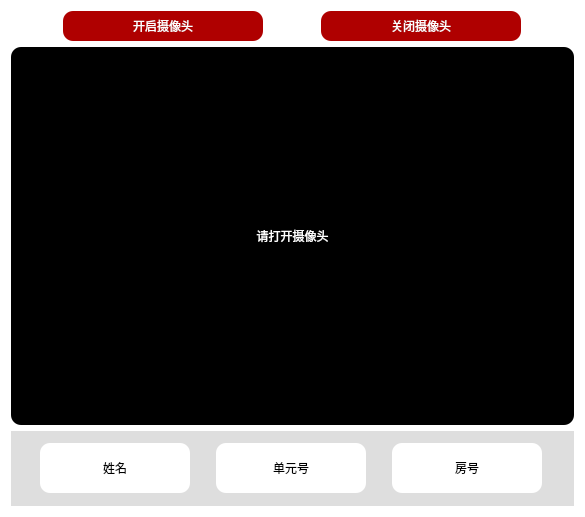
<?xml version="1.0" encoding="UTF-8"?>
<ui version="4.0">
 <class>FPD</class>
 <widget class="QWidget" name="FPD">
  <property name="geometry">
   <rect>
    <x>0</x>
    <y>0</y>
    <width>585</width>
    <height>517</height>
   </rect>
  </property>
  <property name="windowTitle">
   <string>FPD人脸识别门禁系统</string>
  </property>
  <property name="styleSheet">
   <string notr="true">background-color: rgb(255, 255, 255);</string>
  </property>
  <layout class="QVBoxLayout" name="verticalLayout">
   <item>
    <layout class="QHBoxLayout" name="horizontalLayout_2">
     <item>
      <widget class="QPushButton" name="open_carmera_btn">
       <property name="sizePolicy">
        <sizepolicy hsizetype="Minimum" vsizetype="Fixed">
         <horstretch>0</horstretch>
         <verstretch>1</verstretch>
        </sizepolicy>
       </property>
       <property name="minimumSize">
        <size>
         <width>0</width>
         <height>30</height>
        </size>
       </property>
       <property name="maximumSize">
        <size>
         <width>200</width>
         <height>50</height>
        </size>
       </property>
       <property name="styleSheet">
        <string notr="true">background-color: rgb(175, 0, 0);
font: 10pt &quot;Agency FB&quot;;
border:1px,solid,rgb(255, 255, 255);
color: rgb(255, 255, 255);
border-radius:10px</string>
       </property>
       <property name="text">
        <string>开启摄像头</string>
       </property>
      </widget>
     </item>
     <item>
      <widget class="QPushButton" name="close_carmera_btn">
       <property name="sizePolicy">
        <sizepolicy hsizetype="Minimum" vsizetype="Fixed">
         <horstretch>0</horstretch>
         <verstretch>1</verstretch>
        </sizepolicy>
       </property>
       <property name="minimumSize">
        <size>
         <width>0</width>
         <height>30</height>
        </size>
       </property>
       <property name="maximumSize">
        <size>
         <width>200</width>
         <height>50</height>
        </size>
       </property>
       <property name="styleSheet">
        <string notr="true">background-color: rgb(175, 0, 0);
font: 10pt &quot;Agency FB&quot;;
border:1px,solid,rgb(255, 255, 255);
color: rgb(255, 255, 255);
border-radius:10px</string>
       </property>
       <property name="text">
        <string>关闭摄像头</string>
       </property>
      </widget>
     </item>
    </layout>
   </item>
   <item>
    <widget class="QLabel" name="carmera_shower">
     <property name="sizePolicy">
      <sizepolicy hsizetype="Minimum" vsizetype="Minimum">
       <horstretch>0</horstretch>
       <verstretch>5</verstretch>
      </sizepolicy>
     </property>
     <property name="styleSheet">
      <string notr="true">background-color: rgb(0, 0, 0);
font: 14pt &quot;Agency FB&quot;;
color: rgb(255, 255, 255);
border:1px,solid,rgb(255, 255, 255);
border-radius:10px;</string>
     </property>
     <property name="text">
      <string>请打开摄像头</string>
     </property>
     <property name="alignment">
      <set>Qt::AlignCenter</set>
     </property>
    </widget>
   </item>
   <item>
    <widget class="QWidget" name="widget" native="true">
     <property name="sizePolicy">
      <sizepolicy hsizetype="Preferred" vsizetype="Preferred">
       <horstretch>0</horstretch>
       <verstretch>1</verstretch>
      </sizepolicy>
     </property>
     <property name="styleSheet">
      <string notr="true">background-color: rgb(222, 222, 222);</string>
     </property>
     <layout class="QHBoxLayout" name="horizontalLayout">
      <item>
       <widget class="QLabel" name="name_text">
        <property name="sizePolicy">
         <sizepolicy hsizetype="MinimumExpanding" vsizetype="Fixed">
          <horstretch>0</horstretch>
          <verstretch>0</verstretch>
         </sizepolicy>
        </property>
        <property name="minimumSize">
         <size>
          <width>150</width>
          <height>50</height>
         </size>
        </property>
        <property name="maximumSize">
         <size>
          <width>150</width>
          <height>16777215</height>
         </size>
        </property>
        <property name="styleSheet">
         <string notr="true">background-color: rgb(255, 255, 255);
font: 14pt &quot;Agency FB&quot;;
border:1px,solid,rgb(255, 255, 255);
border-radius:10px;</string>
        </property>
        <property name="text">
         <string>姓名</string>
        </property>
        <property name="alignment">
         <set>Qt::AlignCenter</set>
        </property>
       </widget>
      </item>
      <item>
       <widget class="QLabel" name="danyuan_text">
        <property name="sizePolicy">
         <sizepolicy hsizetype="MinimumExpanding" vsizetype="Fixed">
          <horstretch>0</horstretch>
          <verstretch>0</verstretch>
         </sizepolicy>
        </property>
        <property name="minimumSize">
         <size>
          <width>150</width>
          <height>50</height>
         </size>
        </property>
        <property name="maximumSize">
         <size>
          <width>150</width>
          <height>16777215</height>
         </size>
        </property>
        <property name="styleSheet">
         <string notr="true">background-color: rgb(255, 255, 255);
font: 14pt &quot;Agency FB&quot;;
border:1px,solid,rgb(255, 255, 255);
border-radius:10px;</string>
        </property>
        <property name="text">
         <string>单元号</string>
        </property>
        <property name="alignment">
         <set>Qt::AlignCenter</set>
        </property>
       </widget>
      </item>
      <item>
       <widget class="QLabel" name="house_text">
        <property name="sizePolicy">
         <sizepolicy hsizetype="MinimumExpanding" vsizetype="Fixed">
          <horstretch>0</horstretch>
          <verstretch>0</verstretch>
         </sizepolicy>
        </property>
        <property name="minimumSize">
         <size>
          <width>150</width>
          <height>50</height>
         </size>
        </property>
        <property name="maximumSize">
         <size>
          <width>150</width>
          <height>16777215</height>
         </size>
        </property>
        <property name="styleSheet">
         <string notr="true">background-color: rgb(255, 255, 255);
font: 14pt &quot;Agency FB&quot;;
border:1px,solid,rgb(255, 255, 255);
border-radius:10px;</string>
        </property>
        <property name="text">
         <string>房号</string>
        </property>
        <property name="alignment">
         <set>Qt::AlignCenter</set>
        </property>
       </widget>
      </item>
     </layout>
    </widget>
   </item>
  </layout>
 </widget>
 <resources/>
 <connections>
  <connection>
   <sender>open_carmera_btn</sender>
   <signal>clicked()</signal>
   <receiver>FPD</receiver>
   <slot>open_carmera()</slot>
   <hints>
    <hint type="sourcelabel">
     <x>84</x>
     <y>26</y>
    </hint>
    <hint type="destinationlabel">
     <x>7</x>
     <y>9</y>
    </hint>
   </hints>
  </connection>
  <connection>
   <sender>close_carmera_btn</sender>
   <signal>clicked()</signal>
   <receiver>FPD</receiver>
   <slot>close_camera()</slot>
   <hints>
    <hint type="sourcelabel">
     <x>481</x>
     <y>21</y>
    </hint>
    <hint type="destinationlabel">
     <x>577</x>
     <y>6</y>
    </hint>
   </hints>
  </connection>
 </connections>
 <slots>
  <slot>open_carmera()</slot>
  <slot>close_camera()</slot>
 </slots>
</ui>
